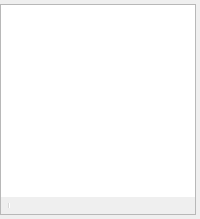
  <widget class="OBSDock" name="sourcesDock">
   <property name="features">
    <set>QDockWidget::AllDockWidgetFeatures</set>
   </property>
   <property name="windowTitle">
    <string>Basic.Main.Sources</string>
   </property>
   <attribute name="dockWidgetArea">
    <number>2</number>
   </attribute>
   <widget class="QWidget" name="dockWidgetContents_6">
    <layout class="QVBoxLayout" name="verticalLayout_5">
     <property name="leftMargin">
      <number>0</number>
     </property>
     <property name="topMargin">
      <number>4</number>
     </property>
     <property name="rightMargin">
      <number>4</number>
     </property>
     <property name="bottomMargin">
      <number>4</number>
     </property>
     <item>
      <widget class="QFrame" name="sourcesFrame">
       <property name="sizePolicy">
        <sizepolicy hsizetype="Expanding" vsizetype="Expanding">
         <horstretch>0</horstretch>
         <verstretch>0</verstretch>
        </sizepolicy>
       </property>
       <property name="minimumSize">
        <size>
         <width>160</width>
         <height>0</height>
        </size>
       </property>
       <property name="frameShape">
        <enum>QFrame::StyledPanel</enum>
       </property>
       <property name="frameShadow">
        <enum>QFrame::Sunken</enum>
       </property>
       <layout class="QVBoxLayout" name="verticalLayout_17">
        <property name="spacing">
         <number>0</number>
        </property>
        <property name="leftMargin">
         <number>0</number>
        </property>
        <property name="topMargin">
         <number>0</number>
        </property>
        <property name="rightMargin">
         <number>0</number>
        </property>
        <property name="bottomMargin">
         <number>0</number>
        </property>
        <item>
         <widget class="SourceTree" name="sources">
          <property name="sizePolicy">
           <sizepolicy hsizetype="Preferred" vsizetype="Expanding">
            <horstretch>0</horstretch>
            <verstretch>0</verstretch>
           </sizepolicy>
          </property>
          <property name="contextMenuPolicy">
           <enum>Qt::CustomContextMenu</enum>
          </property>
          <property name="frameShape">
           <enum>QFrame::NoFrame</enum>
          </property>
          <property name="showDropIndicator" stdset="0">
           <bool>true</bool>
          </property>
          <property name="dragEnabled">
           <bool>true</bool>
          </property>
          <property name="dragDropMode">
           <enum>QAbstractItemView::InternalMove</enum>
          </property>
          <property name="defaultDropAction">
           <enum>Qt::TargetMoveAction</enum>
          </property>
          <property name="selectionMode">
           <enum>QAbstractItemView::ExtendedSelection</enum>
          </property>
          <addaction name="actionRemoveSource"/>
         </widget>
        </item>
        <item>
         <widget class="QToolBar" name="sourcesToolbar">
          <property name="iconSize">
           <size>
            <width>16</width>
            <height>16</height>
           </size>
          </property>
          <property name="floatable">
           <bool>false</bool>
          </property>
          <addaction name="actionAddSource"/>
          <addaction name="actionRemoveSource"/>
          <addaction name="actionSourceProperties"/>
          <addaction name="separator"/>
          <addaction name="actionSourceUp"/>
          <addaction name="actionSourceDown"/>
         </widget>
        </item>
        <item>
         <spacer name="sourcesFixedSizeHSpacer">
          <property name="orientation">
           <enum>Qt::Horizontal</enum>
          </property>
          <property name="sizeType">
           <enum>QSizePolicy::Fixed</enum>
          </property>
          <property name="sizeHint" stdset="0">
           <size>
            <width>150</width>
            <height>0</height>
           </size>
          </property>
         </spacer>
        </item>
       </layout>
      </widget>
     </item>
    </layout>
   </widget>
  </widget>
